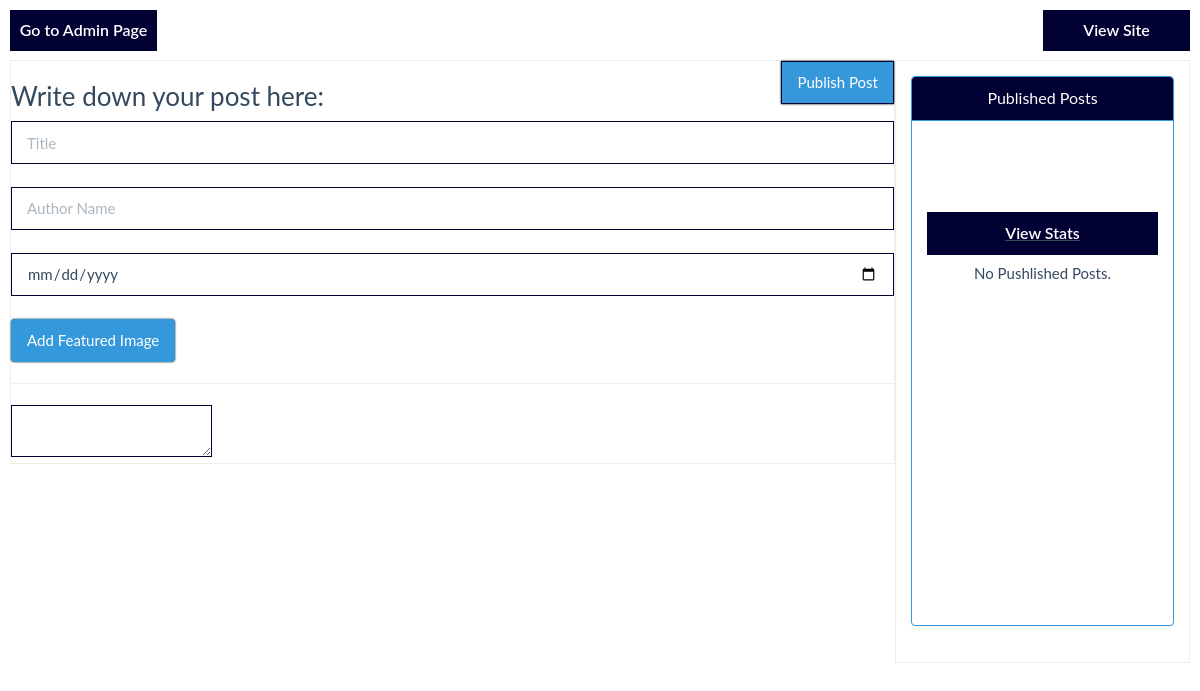
The page /admin/create_post.php (signed in) on the database as committed earlier.
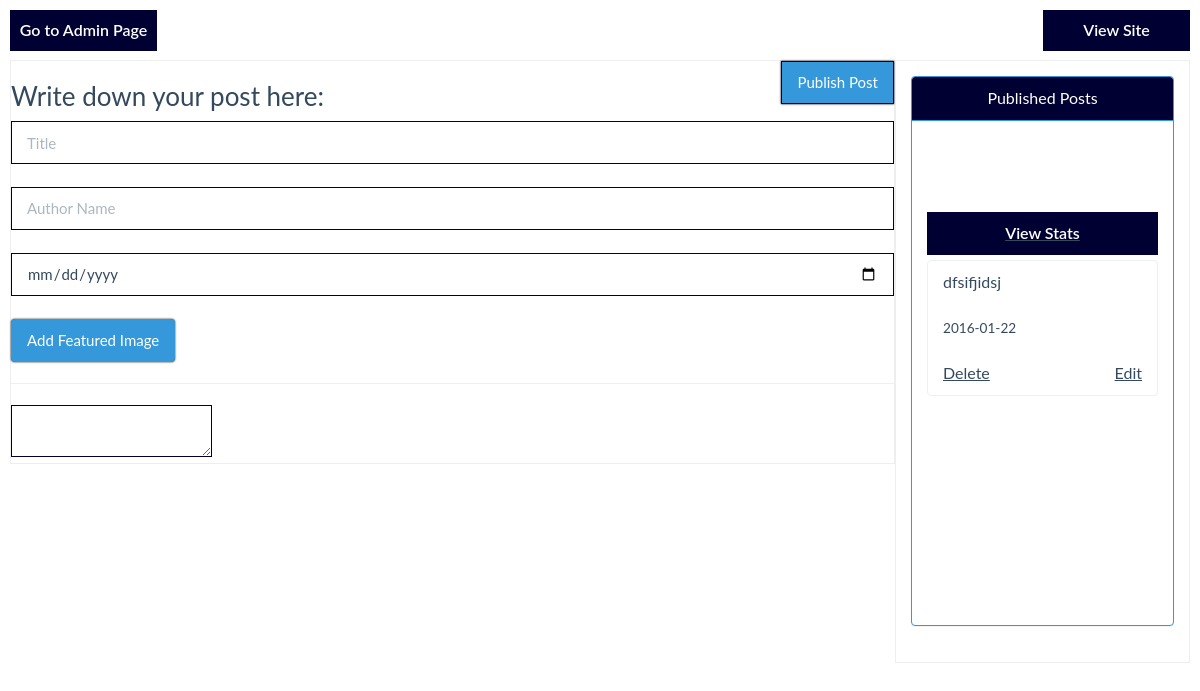
The same page on the database as committed later.
### tables this page shows
CREATE TABLE `gyananjan_blog` (
  `id` int(11) NOT NULL,
  `title` varchar(100) NOT NULL,
  `author` varchar(100) NOT NULL,
  `blog` longtext NOT NULL,
  `date` varchar(32) NOT NULL,
  `image` varchar(100) NOT NULL,
  `views` int(11) NOT NULL
);

### admin/create_post.php (the view, shortened to what this page needs)
<?php
$dmsg="";
$dalert="";
include 'includes/meta.php';
include 'includes/css.php';
?>
	<link href="../css/bootstrap.min.css" rel="stylesheet">
	</head>
	<body>
		<div class="nav">
			<a href="../admin"><span class="pull-left text-center">Go to Admin Page</span></a>
			<a href="../"><span class="pull-right text-center">View Site</span></a>
		</div>
		<div class="container col-md-9" style="border:1px solid #eee;padding:15px;background-color:#fff">
			<form id="blogForm" method="post">
				<h3 class="pull-left">Write down your post here:</h3>
				<input type="submit" id="post_blog" class="pull-right btn btn-info" value="Publish Post">
				<br>
				<input type="text" name="title" class="form-control" placeholder="Title">
				<br>
				<input type="text" name="author" class="form-control" placeholder="Author Name">
				<br>
				<input type="date" name="date" class="form-control" placeholder="Date of Posting">
				<br>
				<div class="btn btn-info" data-toggle="modal" data-target="#picup">Add Featured Image
				</div>
				<hr>
				<textarea name="blog"></textarea>
				<br>
			</form>
		</div>
		<div class="col-md-3"  style="border:1px solid #eee;padding:15px;background-color:#fff;">
			<div class="panel panel-info"  style="max-height:800px;overflow-y:scroll">
				<div class="panel-heading text-center">Published Posts
				</div>
				<div id="update">
				<div class="panel-body" id="live">
									<div id="alert" class="alert alert-<?php echo $dalert;?>" aria-hidden="true" role="alert">
						<span class="sr-only" style="position:relative">  <?php echo $dmsg; ?></span></div>
						<a href="stats.php"><div class="block">View Stats</div></a>
					<ul class="list-group">
						<?php
                    $sql = "SELECT title,id, date FROM gyananjan_blog ORDER BY id ASC";
                    $run = $db->query($sql);
                    if ($run->num_rows > 0) {
                        while($row = $run->fetch_assoc()) {
                            echo"<li class='list-group-item'>".$row['title']."<br><small><br>".$row['date']."</small><br><br><a href='?del=".$row['id']."'>Delete</a><a class='pull-right' href='edit_post?edit=".$row['id']."'>Edit</a></li>";
                        }
                    }
                    else {
                        echo "<h5 class='no_event text-center'>No Pushlished Posts.</h5>";
                    }
                ?>
					</ul>
				</div>
				</div>
			</div>
		</div>
	</body>
	</html>

Rows that differ between the two databases and show on the page:
added gyananjan_blog: title "dfsifjidsj", date "2016-01-22"
Other text that changed with them:
text no longer shown: "No Pushlished Posts."
